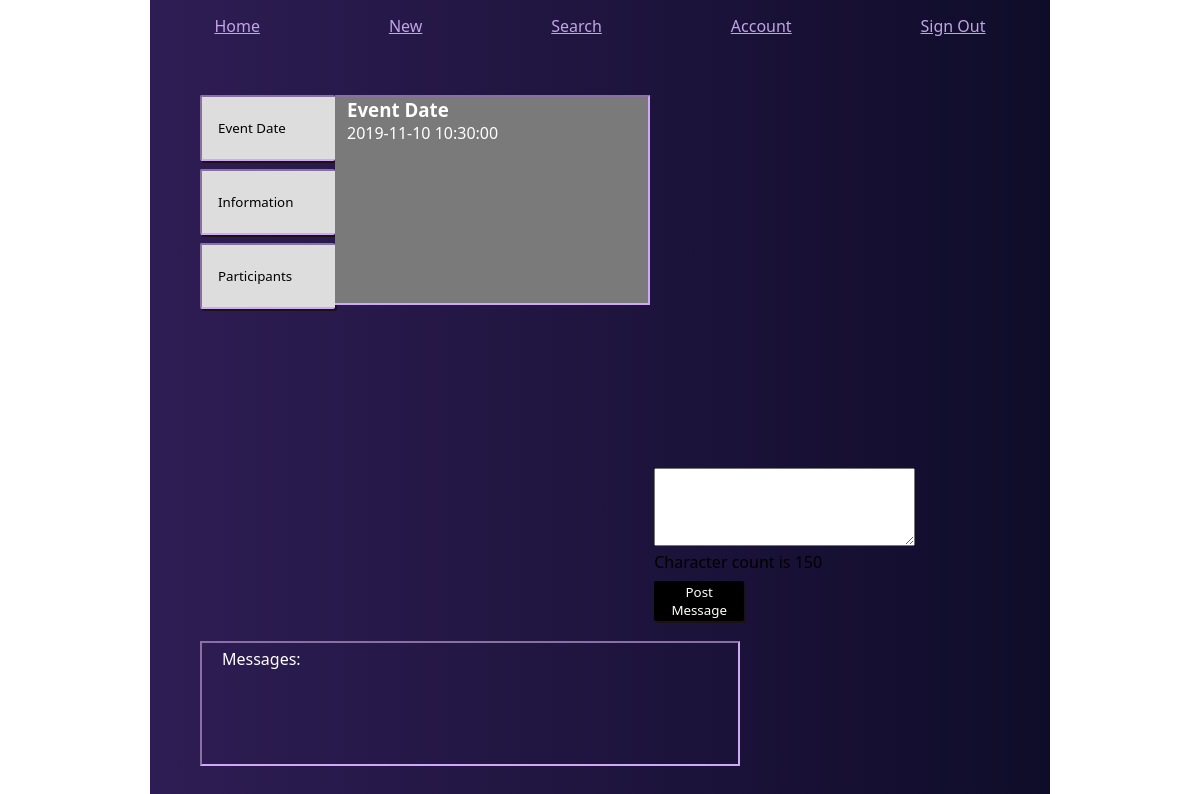
/event_details/4, run on an earlier commit of the app's database.
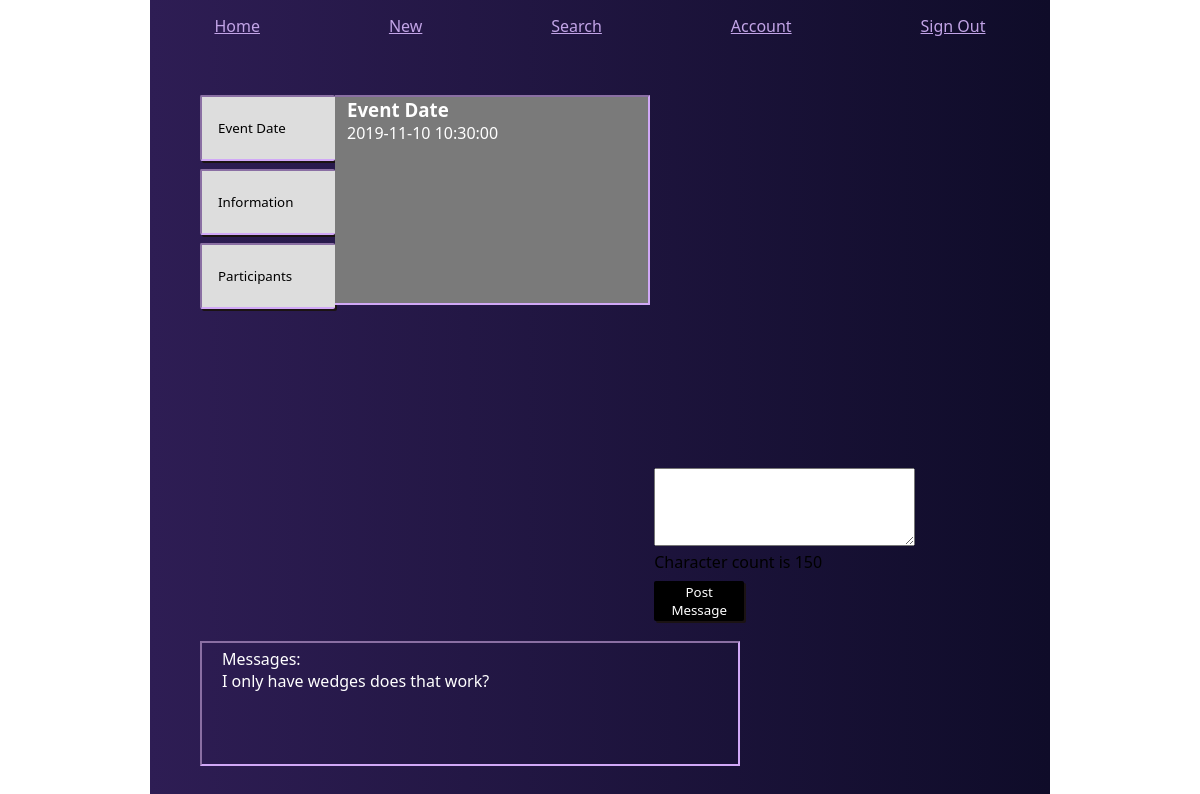
And on a later commit of the database.
### models.py (models this page shows, shortened)
class Event(db.Model):
    id = db.Column(db.Integer, primary_key=True)
    event_name = db.Column(db.String(55))
    time = db.Column(db.DateTime)
    location = db.Column(db.String(100))
    event_details = db.Column(db.String(250))
    users_attending_event = db.relationship("User", secondary=users_and_events)
    created_at = db.Column(db.DateTime, server_default=func.now())
    updated_at = db.Column(db.DateTime, server_default=func.now(), onupdate=func.now())

class Message(db.Model):
    id = db.Column(db.Integer, primary_key=True)
    content = db.Column(db.String(150))
    user_id = db.Column(db.Integer, db.ForeignKey("user.id"), nullable=False)
    user = db.relationship("User", foreign_keys=[user_id], backref="user_message", cascade="all")
    event_id = db.Column(db.Integer, db.ForeignKey("event.id"), nullable=False)
    event = db.relationship("Event", foreign_keys=[event_id], backref="event_messages", cascade="all")
    created_at = db.Column(db.DateTime, server_default=func.now())
    updated_at = db.Column(db.DateTime, server_default=func.now(), onupdate=func.now())

### controller_functions.py (the view)
def event_details(event_id):
    details = Event.query.get(event_id)
    filtered_messages = Message.query.filter_by(event_id = event_id)
    posted_messages = filtered_messages
    return render_template("event_details.html", information=details, posts=posted_messages)

### templates/event_details.html (shortened to what this page needs)
<!DOCTYPE html>
<html lang="en">
<head>
    <link rel="stylesheet" type="text/css" href="../static/css/style.css">
</head>
<body onload="hideContent();">
    <div class="standard_head">
        <a href="/dashboard">Home</a>
        <a href="">New</a>
        <a href="/search">Search</a>
        <a href="/user_info">Account</a>
        <a href="/logout">Sign Out</a>
    </div>
    <div class="event_details_container">
        <div class="tab">
            <button class="tablinks" onclick="openContent(event, 'event_date')">Event Date</button>
            <button class="tablinks" onclick="openContent(event, 'important_info')">Information</button>
            <button class="tablinks" onclick="openContent(event, 'participants')">Participants</button>
        </div>
        <div id="event_date"class="tabcontent">
            <h3>Event Date</h3>
            <p>{{information.time}}</p>
        </div>
        <iframe src="https://www.google.com/maps/embed?pb=!1m18!1m12!1m3!1d3331.1050568662254!2d-111.76477428440275!3d33.394423259554245!2m3!1f0!2f0!3f0!3m2!1i1024!2i768!4f13.1!3m3!1m2!1s0x872ba8caa152c97b%3A0x2a846d3d55f98576!2sCountryside%20Park!5e0!3m2!1sen!2sus!4v1573097640932!5m2!1sen!2sus" width="400" height="300" frameborder="0" style="border:0;" allowfullscreen="">
        </iframe>
        <div id="post_message">
            <form action="/post_event_message" method="POST">
                <textarea name="create_message" cols="30" rows="4"></textarea>
                    <p>Character count is 150</p>
                <button type="submit" name="submit" class="log_button">Post Message</button>
            </form>
        </div>
        <div class="message_board">
            <p>Messages:</p>
            {% for post in posts %}
                <p>{{post.content}}</p>
            {% endfor %}
        </div>
    </div>
</html>

### static/css/style.css (style rules this page uses)
* { margin: 0px auto; font-family: 'Segoe UI', Tahoma, Geneva, Verdana, sans-serif; box-sizing: border-box; }
.standard_head { display: flex; justify-content: space-evenly; background-image: linear-gradient(-90deg, #0f0c29, #2e1d54); width: 75%; height: 15; }
.standard_head a { color: #c2a4e7; margin-top: 15px; }
button { width: 90px; padding:2px; background-color: #000000; color: white; border: none; border-radius: 2px; margin-top: 8px; cursor: pointer; box-shadow: 2px 2px rgb(27, 19, 19); }
.event_details_container { width: 75%; padding-top: 50px; background-image: linear-gradient(-90deg, #0f0c29, #2e1d54); }
.tab { float: left; width: 15%; height: 210px; margin-left: 50px; }
.tab button { display: block; background-color: #ddd; color: black; padding: 22px 16px; width: 100%; border: inset 2px #d1a8f7; border-right: none; outline: none; text-align: left; cursor: pointer; transition: 0.3s; }
.tabcontent { float: left; padding: 0px 12px; border: inset 2px #d1a8f7; border-left:none; margin-top: 8px; background-color: rgb(122, 122, 122); color: white; width: 35%; height: 210px; }
iframe { margin: 10px 0px 0px 50px; }
.message_board { display: inline-block; min-height: 125px; max-height: 125px; width: 60%; margin: 20px 200px 40px 50px; padding: 5px 20px; border: inset 2px #d1a8f7; color: white; }
#post_message { display: inline-block; margin: 50px 0px 0px 50px; }

What changed in the data, as far as the page shows it:
added Message: content "I only have wedges does that work?"
